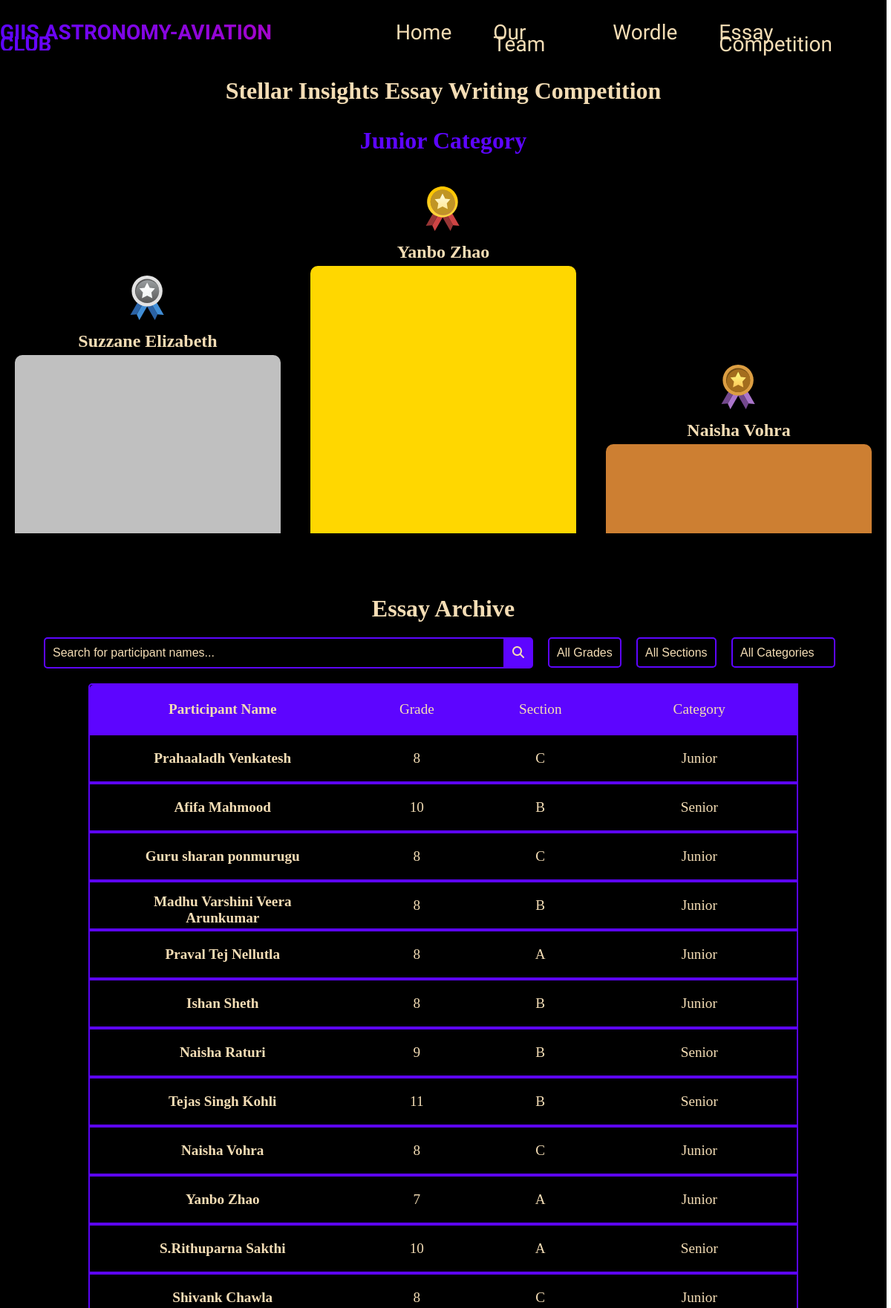
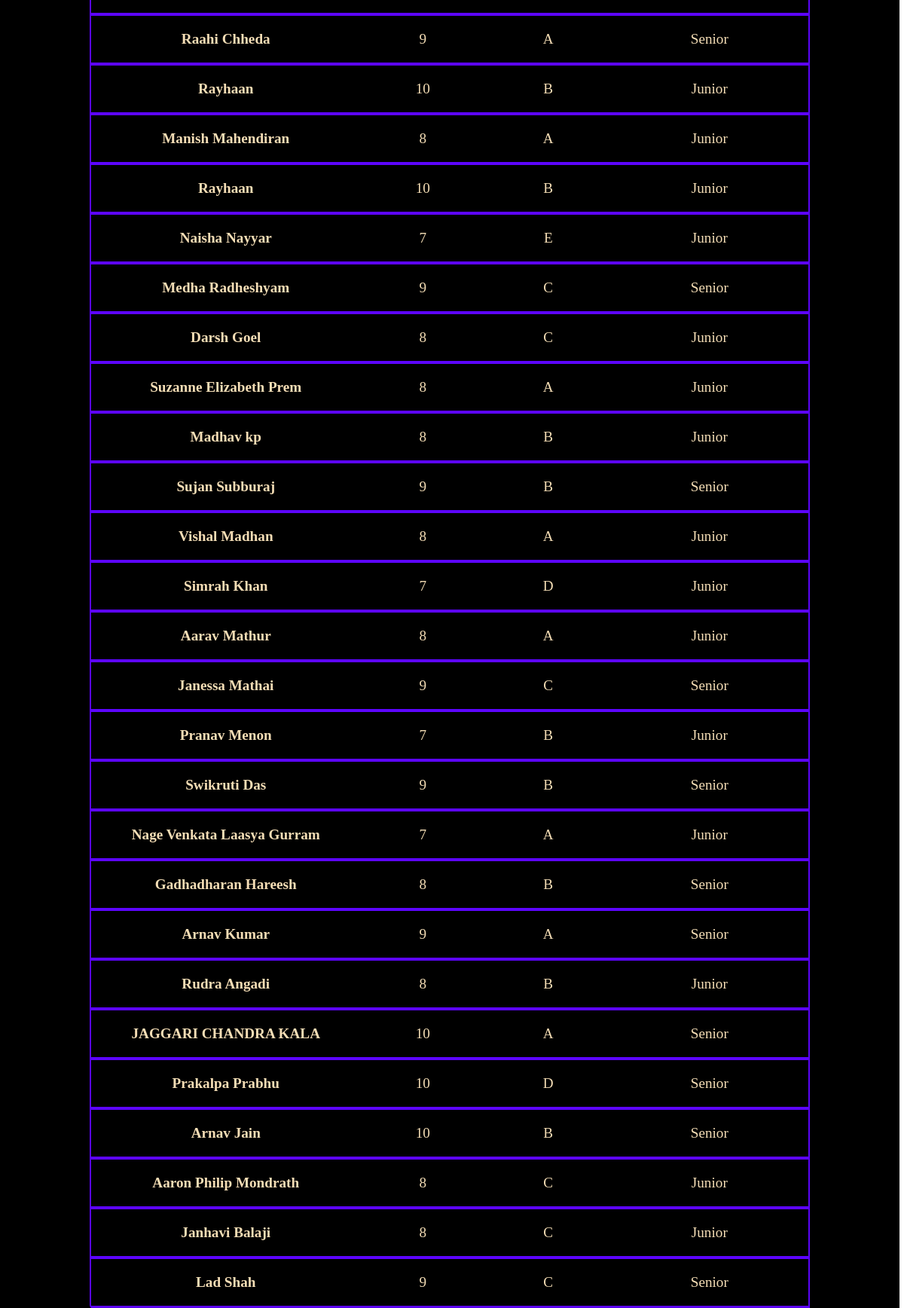
Screenshot of /Essays/ (upper part) with the database file from the repository (2 pictures, top to bottom).
### main/models.py (models this page shows, shortened)
class Essays(models.Model):
    student_name = models.CharField(max_length=50, unique=True)
    category = models.BooleanField(default=False)
    grade = models.CharField(max_length=10, default=0)
    section = models.CharField(max_length=10, default=0)
    essay_link = models.URLField(max_length=200, default='')
    winner = models.IntegerField(default=0)

### main/views.py (the view)
# urls.py: path("Essays/", views.essays, name="essays"),
def essays(request):
    essays = Essays.objects.all()
    for essay in essays:
        if essay.category == True:
            essay.category = "Senior"
        else:
            essay.category = "Junior"
    return render(request, 'essay.html', {'essays': essays})

### main/templates/essay.html (shortened to what this page needs)
{% extends './base.html' %}
{% block links %}
{% load static %}
<link rel="stylesheet" href="{% static 'css/essay.css' %}">
<link rel="stylesheet" href="{% static 'css/base.css' %}">
{% endblock %}
{% block content %}
<div class="container">
    <h1>Stellar Insights Essay Writing Competition</h1>
    <div class="podium-container">
        <div class="podium junior active">
            <h2>Junior Category</h2>
            <div class="podium-places">
                <div class="place second">
                    <img src="{% static 'img/silver_medal.svg' %}" alt="Silver Medal">
                    <p class="name">Suzzane Elizabeth</p>
                    <div class="podium-stand second-stand"></div>
                </div>
                <div class="place first">
                    <img src="{% static 'img/gold_medal.svg' %}" alt="Gold Medal">
                    <p class="name">Yanbo Zhao</p>
                    <div class="podium-stand first-stand"></div>
                </div>
                <div class="place third">
                    <img src="{% static 'img/bronze_medal.svg' %}" alt="Bronze Medal">
                    <p class="name">Naisha Vohra</p>
                    <div class="podium-stand third-stand"></div>
                </div>
            </div>
        </div>
    </div>
    <div class="archive">
        <h1>Essay Archive</h1>
        <div class="query-bar">
            <input type="text" id="search-bar" placeholder="Search for participant names...">
            <div class="search-icon">
                <i class="fa fa-search"></i>
            </div>
            <select id="filter-grade">
                <option value="">All Grades</option>
            </select>
            <select id="filter-section">
                <option value="">All Sections</option>
            </select>
            <select id="filter-category">
                <option value="">All Categories</option>
            </select>
        </div>
        <div class="essay-list">
            <div class="header">
                <h3 class="essay-name">Participant Name</h3>
                <p class="essay-grade">Grade</p>
                <p class="essay-section">Section</p>
                <p class="essay-category">Category</p>
            </div>
            {% for essay in essays %}
                <div class="essay-item" onclick="window.open('{{ essay.essay_link }}', '_blank')">
                    <h3 class="essay-name">{{ essay.student_name }}</h3>
                    <p class="essay-grade">{{ essay.grade }}</p>
                    <p class="essay-section">{{ essay.section }}</p>
                    <p class="essay-category">{{ essay.category }}</p>
                </div>
            {% endfor %}
        </div>
    </div>
</div>
{% endblock %}
{% block scripts %}
{% load static %}
{% endblock %}

### main/templates/base.html (shortened to what this page needs)
<!DOCTYPE html>
<html lang="en">
<head>
    {% load static %}
    <link rel="stylesheet" href="{% static 'css/base.css' %}">
    {% block links %}{% endblock %}
</head>
<body style="margin:0;">
    <header>
        <nav class="navbar">
            <div class="club-name"><h3 id="navbar-title">GIIS Astronomy-Aviation Club</h3></div>
            <div class="navbar-links">
                <ul>
                    <li><a href="{% url 'index' %}">Home</a></li>
                    <li><a href="{% url 'about' %}">Our Team</a></li>
                    <li><a href="{% url 'wordle' %}">Wordle</a></li>
                    <li><a href="{% url 'essays' %}">Essay Competition</a></li>
                </ul>
            </div>
        </nav>
    </header>
    <main>
        {% block content %}{% endblock %}
    </main>
</body>
</html>

### main/static/css/base.css (style rules this page uses)
:root { --pri: #000; --sec-light: #ff058a; --sec-dark: #5d05ff; --acc: #F4DDB5; }
body { position: relative; height: 100%; width: 100%; margin: 0; padding: 0; }
html { scrollbar-gutter: stable; }
header { position: sticky; background: #000; z-index: 1000; width: 100%; line-height: 1em; box-sizing: border-box; margin: 0; padding: 0; }
.navbar { display: flex; justify-content: center; align-items: center; }
.club-name h3 { text-transform: uppercase; background: linear-gradient(to right, var(--sec-dark), var(--sec-light)); -webkit-background-clip: text; -webkit-text-fill-color: transparent; padding-top: 1%; margin: 0; background-size: auto auto; background-clip: border-box; background-size: 200% auto; color: #fff; background-clip: text; display: inline-block; font-size: 1.75rem; font-family: 'Podkova', serif; }
.navbar-links { margin-left: 5em; }
.navbar-links ul { display: flex; justify-content: space-evenly; margin-right: 0; padding: 0; }
.navbar-links li { list-style: none; margin-bottom: 0; margin-left: 1rem; border: 0.25em solid #000; transition: all 0.3s; }
.navbar-links li a { text-decoration: none; font-size: 1.75em; color:#f4ddb5; display: block; padding: 1rem; font-family: 'Podkova', serif; }
main { height: 100%; width: 100%; margin: 0; padding: 0; }
ul { padding-left: 0%; }
ul li { list-style: none; margin-bottom: 10%; }
ul li a { text-decoration: none; color: #F4DDB5; }
p { margin-bottom: 7%; }

### rows the page displays
Essays: student_name "Prahaaladh Venkatesh", grade "8", section "C", category "Junior"
Essays: student_name "Afifa Mahmood", grade "10", section "B", category "Senior"
Essays: student_name "Guru sharan ponmurugu", grade "8", section "C", category "Junior"
Essays: student_name "Madhu Varshini Veera Arunkumar", grade "8", section "B", category "Junior"
Essays: student_name "Praval Tej Nellutla", grade "8", section "A", category "Junior"
Essays: student_name "Ishan Sheth", grade "8", section "B", category "Junior"
Essays: student_name "Naisha Raturi", grade "9", section "B", category "Senior"
Essays: student_name "Tejas Singh Kohli", grade "11", section "B", category "Senior"
Essays: student_name "Naisha Vohra", grade "8", section "C", category "Junior"
Essays: student_name "Yanbo Zhao", grade "7", section "A", category "Junior"
Essays: student_name "S.Rithuparna Sakthi", grade "10", section "A", category "Senior"
Essays: student_name "Shivank Chawla", grade "8", section "C", category "Junior"
Essays: student_name "Raahi Chheda", grade "9", section "A", category "Senior"
Essays: student_name "Rayhaan", grade "10", section "B", category "Junior"
Essays: student_name "Manish Mahendiran", grade "8", section "A", category "Junior"
Essays: student_name "Rayhaan", grade "10", section "B", category "Junior"
Essays: student_name "Naisha Nayyar", grade "7", section "E", category "Junior"
Essays: student_name "Medha Radheshyam", grade "9", section "C", category "Senior"
Essays: student_name "Darsh Goel", grade "8", section "C", category "Junior"
Essays: student_name "Suzanne Elizabeth Prem", grade "8", section "A", category "Junior"
Essays: student_name "Madhav kp", grade "8", section "B", category "Junior"
Essays: student_name "Sujan Subburaj", grade "9", section "B", category "Senior"
Essays: student_name "Vishal Madhan", grade "8", section "A", category "Junior"
Essays: student_name "Simrah Khan", grade "7", section "D", category "Junior"
Essays: student_name "Aarav Mathur", grade "8", section "A", category "Junior"
Essays: student_name "Janessa Mathai", grade "9", section "C", category "Senior"
Essays: student_name "Pranav Menon", grade "7", section "B", category "Junior"
Essays: student_name "Swikruti Das", grade "9", section "B", category "Senior"
Essays: student_name "Nage Venkata Laasya Gurram", grade "7", section "A", category "Junior"
Essays: student_name "Gadhadharan Hareesh", grade "8", section "B", category "Senior"
Essays: student_name "Arnav Kumar", grade "9", section "A", category "Senior"
Essays: student_name "Rudra Angadi", grade "8", section "B", category "Junior"
Essays: student_name "JAGGARI CHANDRA KALA", grade "10", section "A", category "Senior"
Essays: student_name "Prakalpa Prabhu", grade "10", section "D", category "Senior"
Essays: student_name "Arnav Jain", grade "10", section "B", category "Senior"
Essays: student_name "Aaron Philip Mondrath", grade "8", section "C", category "Junior"
Essays: student_name "Janhavi Balaji", grade "8", section "C", category "Junior"
Essays: student_name "Lad Shah", grade "9", section "C", category "Senior"
